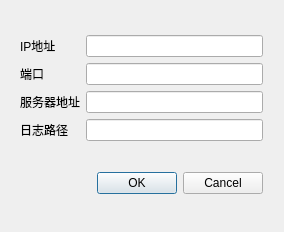
<?xml version="1.0" encoding="UTF-8"?>
<ui version="4.0">
 <class>Setting</class>
 <widget class="QDialog" name="Setting">
  <property name="geometry">
   <rect>
    <x>0</x>
    <y>0</y>
    <width>284</width>
    <height>232</height>
   </rect>
  </property>
  <property name="windowTitle">
   <string>Dialog</string>
  </property>
  <widget class="QWidget" name="layoutWidget">
   <property name="geometry">
    <rect>
     <x>20</x>
     <y>10</y>
     <width>243</width>
     <height>211</height>
    </rect>
   </property>
   <layout class="QVBoxLayout" name="verticalLayout_3">
    <item>
     <layout class="QHBoxLayout" name="horizontalLayout">
      <item>
       <layout class="QVBoxLayout" name="verticalLayout">
        <item>
         <widget class="QLabel" name="label">
          <property name="text">
           <string>IP地址</string>
          </property>
         </widget>
        </item>
        <item>
         <widget class="QLabel" name="label_2">
          <property name="text">
           <string>端口</string>
          </property>
         </widget>
        </item>
        <item>
         <widget class="QLabel" name="label_3">
          <property name="text">
           <string>服务器地址</string>
          </property>
         </widget>
        </item>
        <item>
         <widget class="QLabel" name="label_6">
          <property name="text">
           <string>日志路径</string>
          </property>
         </widget>
        </item>
       </layout>
      </item>
      <item>
       <layout class="QVBoxLayout" name="verticalLayout_2">
        <item>
         <widget class="QLineEdit" name="lineEdit_IP"/>
        </item>
        <item>
         <widget class="QLineEdit" name="lineEdit_Port"/>
        </item>
        <item>
         <widget class="QLineEdit" name="lineEdit_serveraddress"/>
        </item>
        <item>
         <widget class="QLineEdit" name="lineEdit_log_path"/>
        </item>
       </layout>
      </item>
     </layout>
    </item>
    <item>
     <widget class="QDialogButtonBox" name="buttonBox">
      <property name="orientation">
       <enum>Qt::Horizontal</enum>
      </property>
      <property name="standardButtons">
       <set>QDialogButtonBox::Cancel|QDialogButtonBox::Ok</set>
      </property>
     </widget>
    </item>
   </layout>
  </widget>
 </widget>
 <resources/>
 <connections/>
</ui>
